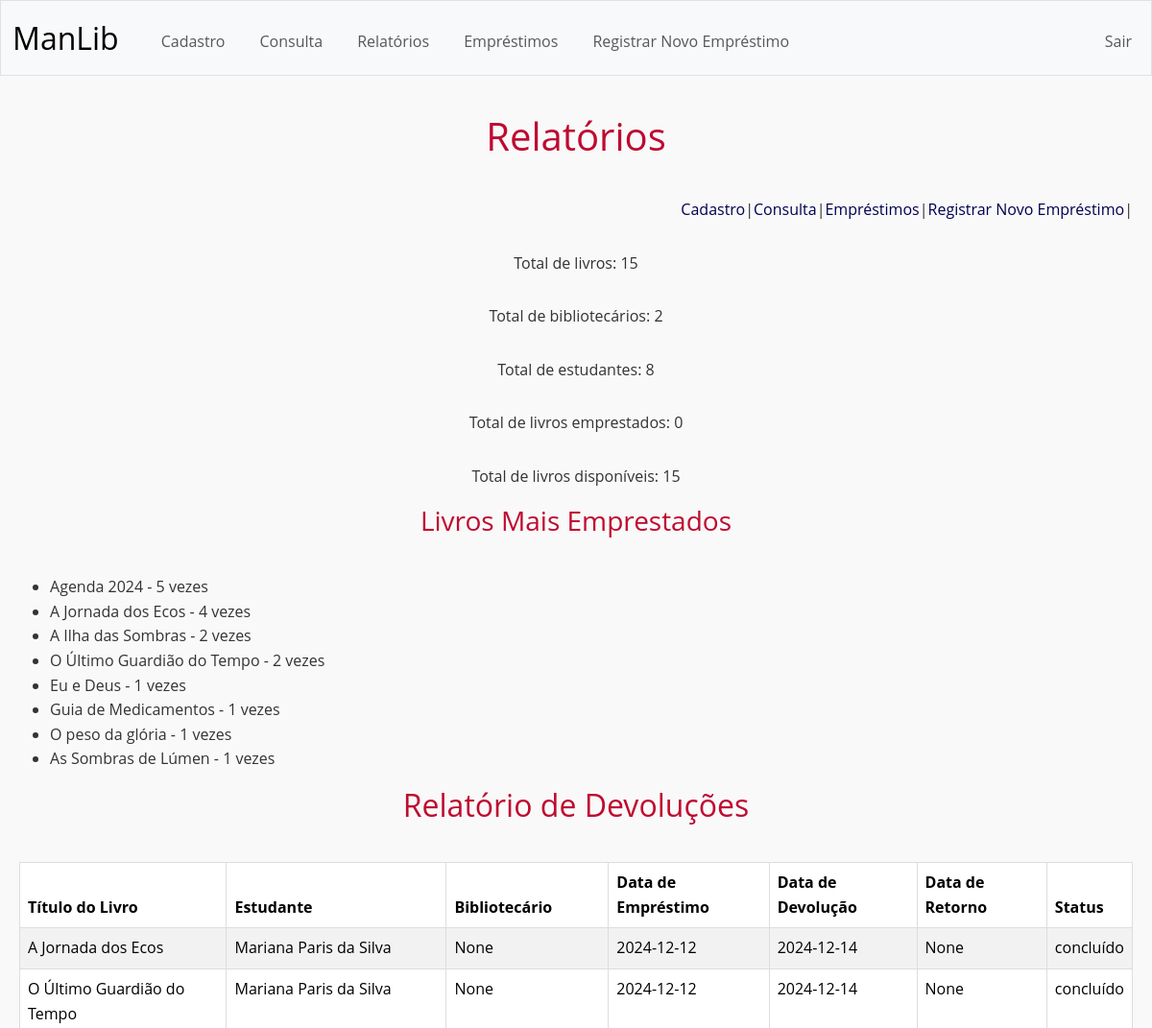
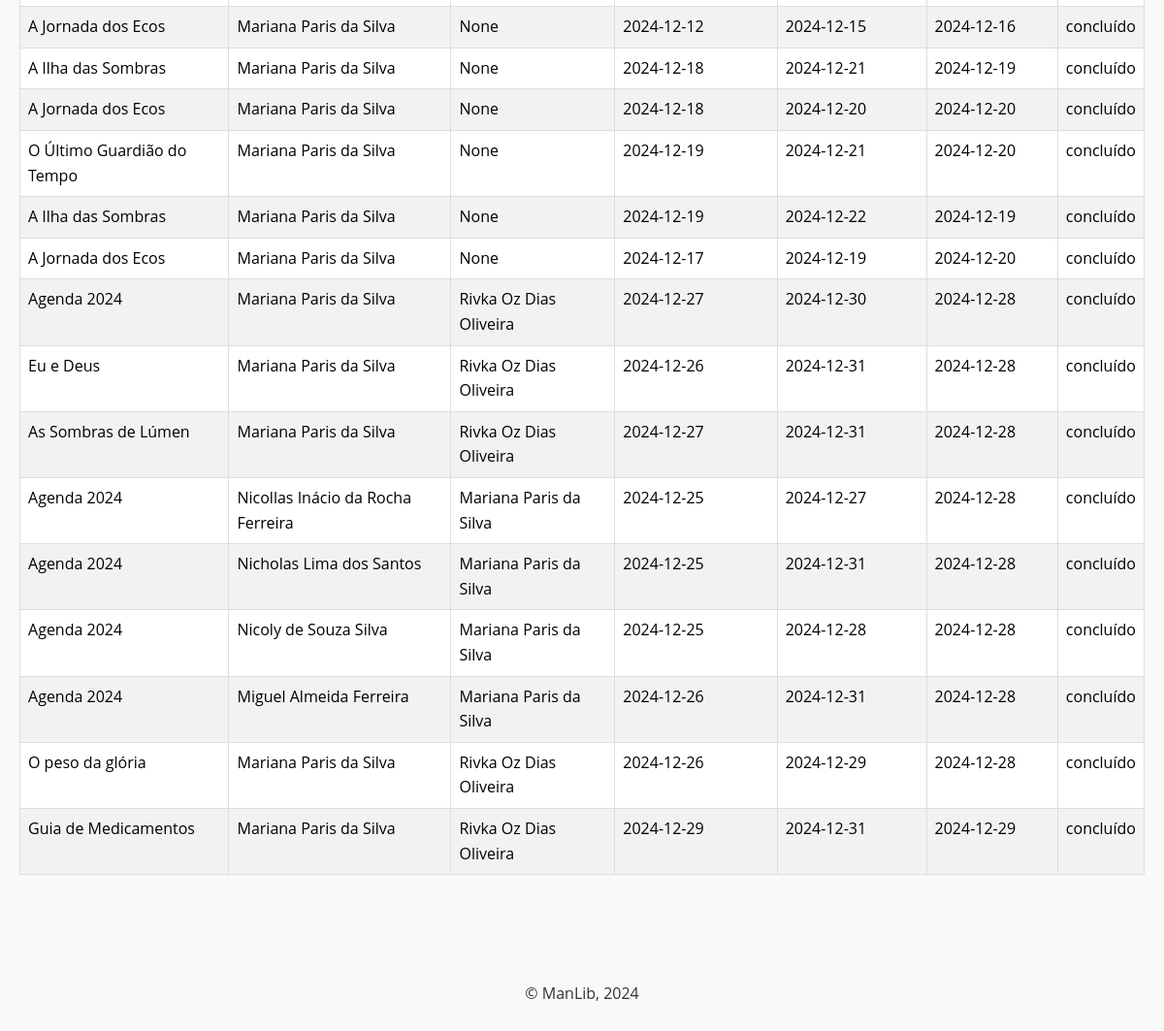
The page /relatorios (signed in) on the database its author committed (2 pictures, top to bottom).
### tables this page shows
CREATE TABLE "livros" (
    livro_id INTEGER PRIMARY KEY AUTOINCREMENT,
    titulo VARCHAR(255) NOT NULL,
    autor VARCHAR(255) NOT NULL,
    genero VARCHAR(100),
    ano_de_publicacao YEAR,
    isbn VARCHAR(20) UNIQUE,
    quantidade_total INT DEFAULT 0,
    quantidade_disponivel INTEGER CHECK (quantidade_disponivel >= 0),
    quantidade_indisponivel INTEGER CHECK (quantidade_indisponivel >= 0),
    status TEXT CHECK( status IN ('disponível', 'indisponível')) NOT NULL
);

CREATE TABLE emprestimos (
    emprestimo_id INTEGER PRIMARY KEY AUTOINCREMENT,
    livro_id INT,
    estudante_id INT,
    bibliotecario_id INT,
    data_emprestimo DATE NOT NULL,
    data_devolucao DATE NOT NULL,
    data_retorno DATE,
    status TEXT CHECK(status IN ('ativo', 'concluído', 'atrasado')) NOT NULL,
    FOREIGN KEY (livro_id) REFERENCES livros(livro_id),
    FOREIGN KEY (estudante_id) REFERENCES estudantes(estudante_id),
    FOREIGN KEY (bibliotecario_id) REFERENCES bibliotecarios(bibliotecario_id)
);

CREATE TABLE estudantes (
    estudante_id INTEGER PRIMARY KEY AUTOINCREMENT,
    nome VARCHAR(255) NOT NULL,
    email VARCHAR(255) NOT NULL UNIQUE,
    senha_hash VARCHAR(255) NOT NULL,
    matricula VARCHAR(20) NOT NULL UNIQUE,
    turma VARCHAR(50) NOT NULL,
    turno TEXT CHECK(turno IN ('matutino', 'vespertino', 'noturno')) NOT NULL,
    telefone VARCHAR(15),
    status TEXT CHECK(status IN ('ativo', 'inativo')) NOT NULL  
);

### app.py (the view)
@app.route('/relatorios', methods=['GET'])
def relatorios():
    if 'logged_in' in session and session['user_type'] == 'bibliotecario':
        conn = get_db_connection()
        cursor = conn.cursor()
        try:
            cursor.execute('SELECT COUNT(*) FROM livros')
            total_livros = cursor.fetchone()[0]
            cursor.execute('SELECT COUNT(*) FROM bibliotecarios')
            total_bibliotecarios = cursor.fetchone()[0]
            cursor.execute('SELECT COUNT(*) FROM estudantes')
            total_estudantes = cursor.fetchone()[0]
            cursor.execute('SELECT COUNT(*) FROM livros WHERE status = "indisponível"')
            total_emprestados = cursor.fetchone()[0]
            total_disponiveis = total_livros - total_emprestados
            cursor.execute('''
                SELECT livros.titulo, COUNT(emprestimos.livro_id) AS quantidade_emprestada
                FROM emprestimos
                JOIN livros ON emprestimos.livro_id = livros.livro_id
                WHERE emprestimos.status = 'concluído'
                GROUP BY livros.livro_id
                ORDER BY quantidade_emprestada DESC
            ''')
            livros_mais_emprestados = cursor.fetchall()
        except sqlite3.Error as e:
            flash(f'Erro ao gerar relatório: {e}', 'danger')
            total_livros = total_bibliotecarios = total_estudantes = 0
            total_emprestados = total_disponiveis = 0
            livros_mais_emprestados = []
        try:
            cursor.execute("""
                SELECT
                    l.titulo,
                    es.nome AS nome_estudante,
                    eb.nome AS nome_bibliotecario,
                    e.data_emprestimo,
                    e.data_devolucao,
                    e.data_retorno,
                    e.status
                FROM
                    emprestimos e
                JOIN
                    livros l ON e.livro_id = l.livro_id
                JOIN
                    estudantes es ON e.estudante_id = es.estudante_id
                LEFT JOIN
                    bibliotecarios b ON e.bibliotecario_id = b.estudante_id  -- Relacionando com bibliotecários usando o estudante_id
                LEFT JOIN
                    estudantes eb ON eb.estudante_id = b.estudante_id  -- Relacionando o bibliotecário com o estudante
                WHERE
                    e.status = 'concluído';
            """)
            emprestimos_concluidos = cursor.fetchall()
            emprestimos_concluidos = [dict(row) for row in emprestimos_concluidos]  # Converter para lista de dicionários
            print(emprestimos_concluidos)
        except sqlite3.Error as e:
            flash(f'Erro ao gerar relatório: {e}', 'danger')
            emprestimos_concluidos = []
        finally:
            conn.close()
        return render_template('relatorios.html',
                               total_livros=total_livros,
                               total_bibliotecarios=total_bibliotecarios,
                               total_estudantes=total_estudantes,
                               total_emprestados=total_emprestados,
                               total_disponiveis=total_disponiveis,
                               livros_mais_emprestados=livros_mais_emprestados,
                               emprestimos_concluidos=emprestimos_concluidos)
    return redirect(url_for('login'))

### app.py (called while the page is built)
def get_db_connection():
    conn = sqlite3.connect('manlib.db')
    conn.row_factory = sqlite3.Row
    return conn

@app.before_request
def check_session():
    if 'user_agent' not in session:
        session['user_agent'] = request.user_agent.string
    if 'ip' not in session:
        session['ip'] = request.remote_addr
    if session['user_agent'] != request.user_agent.string or session['ip'] != request.remote_addr:
        session.clear()

### templates/relatorios.html (shortened to what this page needs)
{% extends "layout.html" %}
{% block main %}
    <section>
        <h1>Relatórios</h1>
        <nav>
            <a href="/cadastro">Cadastro</a> |
            <a href="/consulta">Consulta</a> |
            <a href="/emprestimos">Empréstimos</a> |
            <a href="/novo_emprestimo">Registrar Novo Empréstimo</a> |
        </nav>
    </section>
    <section>
        <p>Total de livros: {{ total_livros }}</p>
        <p>Total de bibliotecários: {{ total_bibliotecarios }}</p>
        <p>Total de estudantes: {{ total_estudantes }}</p>
        <p>Total de livros emprestados: {{ total_emprestados }}</p>
        <p>Total de livros disponíveis: {{ total_disponiveis }}</p>
        <h3>Livros Mais Emprestados</h3>
        <ul>
            {% for livro in livros_mais_emprestados %}
                <li>{{ livro[0] }} - {{ livro[1] }} vezes</li>
            {% endfor %}
        </ul>
    </section>
    <h2>Relatório de Devoluções</h2>
    <table class="table table-striped">
        <thead>
            <tr>
                <th>Título do Livro</th>
                <th>Estudante</th>
                <th>Bibliotecário</th>
                <th>Data de Empréstimo</th>
                <th>Data de Devolução</th>
                <th>Data de Retorno</th>
                <th>Status</th>
            </tr>
        </thead>
        <tbody>
            {% for emprestimo in emprestimos_concluidos %}
                <tr>
                    <td>{{ emprestimo['titulo'] }}</td>
                    <td>{{ emprestimo['nome_estudante'] }}</td>
                    <td>{{ emprestimo['nome_bibliotecario'] }}</td>
                    <td>{{ emprestimo['data_emprestimo'] }}</td>
                    <td>{{ emprestimo['data_devolucao'] }}</td>
                    <td>{{ emprestimo['data_retorno'] }}</td>
                    <td>{{ emprestimo['status'] }}</td>
                </tr>
            {% else %}
                <tr>
                    <td colspan="7">Nenhum registro encontrado.</td>
                </tr>
            {% endfor %}
        </tbody>
    </table>
{% endblock %}

### templates/layout.html (shortened to what this page needs)
<!DOCTYPE html>
<html lang="pt-br">
    <head>
        <link href="https://cdn.jsdelivr.net/npm/bootstrap@5.3.3/dist/css/bootstrap.min.css" rel="stylesheet">
        <link href="/static/styles.css" rel="stylesheet">
    </head>
    <body>
        <nav class="bg-light border navbar navbar-expand-md navbar-light fixed-top">
            <div class="container-fluid">
                <a class="navbar-brand" href="/"><span class="black">ManLib</span></a>
                <div class="collapse navbar-collapse" id="navbar">
                    {% if session["logged_in"] %}
                        <ul class="navbar-nav me-auto mt-2">
                            {% if session['user_type'] == 'bibliotecario' %}
                                <li class="nav-item"><a class="nav-link" href="/cadastro">Cadastro</a></li>
                                <li class="nav-item"><a class="nav-link" href="/consulta">Consulta</a></li>
                                <li class="nav-item"><a class="nav-link" href="/relatorios">Relatórios</a></li>
                                <li class="nav-item"><a class="nav-link" href="/emprestimos">Empréstimos</a></li>
                                <li class="nav-item"><a class="nav-link" href="/novo_emprestimo">Registrar Novo Empréstimo</a></li>
                            {% elif session['user_type'] == 'estudante' %}
                                <li class="nav-item"><a class="nav-link" href="/livros">Livros</a></li>
                            {% endif %}
                        </ul>
                        <ul class="navbar-nav ms-auto mt-2">
                            <li class="nav-item"><a class="nav-link" href="/logout">Sair</a></li>
                        </ul>
                    {% endif %}
                </div>
            </div>
        </nav>
        <main class="container py-5">
            {% block main %}{% endblock %}
        </main>
        <footer class="text-center py-3">
            <p>© ManLib, 2024</p>
        </footer>
    </body>
</html>

### static/styles.css (style rules this page uses)
* { margin: 0; padding: 0; box-sizing: border-box; }
body { font-family: 'Open Sans', sans-serif; background-color: #f9f9f9; color: #333; line-height: 1.6; padding: 0; padding-top: 70px; }
nav { display: flex; justify-content: flex-end; }
nav ul { list-style-type: none; display: inline-flex; margin: 0; padding: 0; }
nav ul li { margin-left: 20px; }
nav ul li a { color: white; text-decoration: none; font-size: 18px; }
nav .navbar-brand { font-size: xx-large; }
main { margin-top: 80px; padding: 20px; }
h1, h2, h3 { color: #BF0A30; text-align: center; margin-bottom: 40px; }
p { margin-top: 30px; text-align: center; }
a { color: #000050; text-decoration: none; }
.container { max-width: 1200px; margin: 0 auto; padding: 20px; }
table { width: 100%; border-collapse: collapse; margin: 20px 0; }
table th, table td { border: 1px solid #ddd; padding: 8px; text-align: left; }
table th { background-color: #f2f2f2; color: #333; }

### rows shown on the page
livros: titulo "Agenda 2024", livro "5"
livros: titulo "A Jornada dos Ecos", livro "4"
livros: titulo "A Ilha das Sombras", livro "2"
livros: titulo "O Último Guardião do Tempo", livro "2"
livros: titulo "Eu e Deus", livro "1"
livros: titulo "Guia de Medicamentos", livro "1"
livros: titulo "O peso da glória", livro "1"
livros: titulo "As Sombras de Lúmen", livro "1"
emprestimos: titulo "A Jornada dos Ecos", nome_estudante "Mariana Paris da Silva", nome_bibliotecario "None", data_emprestimo "2024-12-12", data_devolucao "2024-12-14", data_retorno "None", status "concluído"
emprestimos: titulo "O Último Guardião do Tempo", nome_estudante "Mariana Paris da Silva", nome_bibliotecario "None", data_emprestimo "2024-12-12", data_devolucao "2024-12-14", data_retorno "None", status "concluído"
emprestimos: titulo "A Jornada dos Ecos", nome_estudante "Mariana Paris da Silva", nome_bibliotecario "None", data_emprestimo "2024-12-12", data_devolucao "2024-12-15", data_retorno "2024-12-16", status "concluído"
emprestimos: titulo "A Ilha das Sombras", nome_estudante "Mariana Paris da Silva", nome_bibliotecario "None", data_emprestimo "2024-12-18", data_devolucao "2024-12-21", data_retorno "2024-12-19", status "concluído"
emprestimos: titulo "A Jornada dos Ecos", nome_estudante "Mariana Paris da Silva", nome_bibliotecario "None", data_emprestimo "2024-12-18", data_devolucao "2024-12-20", data_retorno "2024-12-20", status "concluído"
emprestimos: titulo "O Último Guardião do Tempo", nome_estudante "Mariana Paris da Silva", nome_bibliotecario "None", data_emprestimo "2024-12-19", data_devolucao "2024-12-21", data_retorno "2024-12-20", status "concluído"
emprestimos: titulo "A Ilha das Sombras", nome_estudante "Mariana Paris da Silva", nome_bibliotecario "None", data_emprestimo "2024-12-19", data_devolucao "2024-12-22", data_retorno "2024-12-19", status "concluído"
emprestimos: titulo "A Jornada dos Ecos", nome_estudante "Mariana Paris da Silva", nome_bibliotecario "None", data_emprestimo "2024-12-17", data_devolucao "2024-12-19", data_retorno "2024-12-20", status "concluído"
emprestimos: titulo "Agenda 2024", nome_estudante "Mariana Paris da Silva", nome_bibliotecario "Rivka Oz Dias Oliveira", data_emprestimo "2024-12-27", data_devolucao "2024-12-30", data_retorno "2024-12-28", status "concluído"
emprestimos: titulo "Eu e Deus", nome_estudante "Mariana Paris da Silva", nome_bibliotecario "Rivka Oz Dias Oliveira", data_emprestimo "2024-12-26", data_devolucao "2024-12-31", data_retorno "2024-12-28", status "concluído"
emprestimos: titulo "As Sombras de Lúmen", nome_estudante "Mariana Paris da Silva", nome_bibliotecario "Rivka Oz Dias Oliveira", data_emprestimo "2024-12-27", data_devolucao "2024-12-31", data_retorno "2024-12-28", status "concluído"
emprestimos: titulo "Agenda 2024", nome_estudante "Nicollas Inácio da Rocha Ferreira", nome_bibliotecario "Mariana Paris da Silva", data_emprestimo "2024-12-25", data_devolucao "2024-12-27", data_retorno "2024-12-28", status "concluído"
emprestimos: titulo "Agenda 2024", nome_estudante "Nicholas Lima dos Santos", nome_bibliotecario "Mariana Paris da Silva", data_emprestimo "2024-12-25", data_devolucao "2024-12-31", data_retorno "2024-12-28", status "concluído"
emprestimos: titulo "Agenda 2024", nome_estudante "Nicoly de Souza Silva", nome_bibliotecario "Mariana Paris da Silva", data_emprestimo "2024-12-25", data_devolucao "2024-12-28", data_retorno "2024-12-28", status "concluído"
emprestimos: titulo "Agenda 2024", nome_estudante "Miguel Almeida Ferreira", nome_bibliotecario "Mariana Paris da Silva", data_emprestimo "2024-12-26", data_devolucao "2024-12-31", data_retorno "2024-12-28", status "concluído"
emprestimos: titulo "O peso da glória", nome_estudante "Mariana Paris da Silva", nome_bibliotecario "Rivka Oz Dias Oliveira", data_emprestimo "2024-12-26", data_devolucao "2024-12-29", data_retorno "2024-12-28", status "concluído"
emprestimos: titulo "Guia de Medicamentos", nome_estudante "Mariana Paris da Silva", nome_bibliotecario "Rivka Oz Dias Oliveira", data_emprestimo "2024-12-29", data_devolucao "2024-12-31", data_retorno "2024-12-29", status "concluído"

### other values the page prints
{{ total_livros }} "15"
{{ total_bibliotecarios }} "2"
{{ total_estudantes }} "8"
{{ total_emprestados }} "0"
{{ total_disponiveis }} "15"
